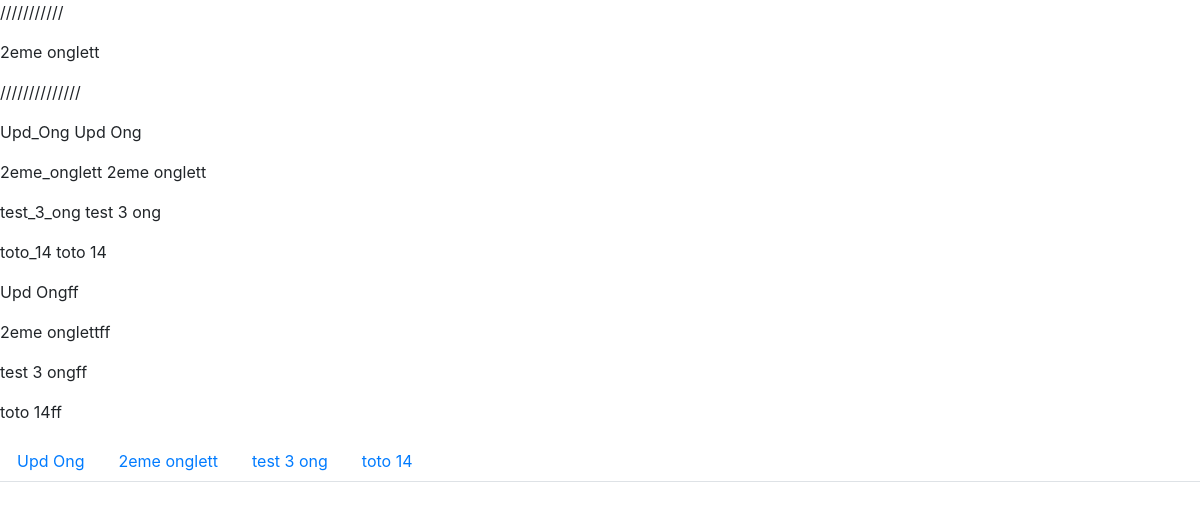
/tes/2eme onglett, run on the app's committed database.
### app/models.py (models this page shows)
class Onglet(models.Model):
    nom = models.CharField(max_length = 50)
    created_by = models.ForeignKey(User, on_delete=models.CASCADE)
    created_at = models.DateTimeField(auto_now_add=True)
    class Meta:
        db_table = 'onglet'

### app/views.py (the view)
# urls.py: path("tes/<str:nom_onglet>",testonglet,name="testonglet"),
def testonglet(request, nom_onglet):
    onglets = Onglet.objects.all()
    dico = {}
    i = 0
    nom_ong = nom_onglet.replace("-", "_")
    for ong in onglets:
        dico[ong.nom] = i
        i+=1
    chaine = " un deux trois"
    return render(request, "test_onglet.html",locals())

### templates/test_onglet.html (shortened to what this page needs)
<!DOCTYPE html>
<html lang="en">
{% load static %}
  <head>
    <link rel="stylesheet" type="text/css" href="{% static 'style.css' %}"/>
    <link
      rel="stylesheet"
      href="https://stackpath.bootstrapcdn.com/bootstrap/4.4.1/css/bootstrap.min.css"
    />
  </head>
  <body>
<p>///////////</p>
<p> {{nom_ong}}</p>
<p>//////////////</p>
{% for key, value in dico.items %}
    <p>{{ key.split|join:"_" }}   {{key}}</p>
{% endfor %}
{% for onglet in onglets %}
<p>{{onglet.nom}}ff</p>
   {% endfor %}
<nav>
  <div class="nav nav-tabs" id="nav-tab" role="tablist">
  {% for key,value in dico.items %}
        {% if key.split|join:"-" == nom_onglet %}
            <a class="nav-item nav-link active" id="nav-{{ key.split|join:"_" }}-tab" data-toggle="tab" href="#nav-{{ key.split|join:"_" }}" role="tab" aria-controls="nav-{{ key.split|join:"_" }}" aria-selected="true">{{key}}</a>
        {% else %}
            <a class="nav-item nav-link" id="nav-{{ key.split|join:"_" }}-tab" data-toggle="tab" href="#nav-{{ key.split|join:"_" }}" role="tab" aria-controls="nav-{{ key.split|join:"_" }}" aria-selected="true">{{key}}</a>
        {% endif %}
   {% endfor %}
  </div>
</nav>
  </body>
</html>

### data on the page
Onglet: nom "2eme onglett", dico "2eme onglett", dico "2eme onglett"
Onglet: dico "Upd Ong", nom "Upd Ong", dico "Upd Ong"
Onglet: dico "test 3 ong", nom "test 3 ong", dico "test 3 ong"
Onglet: dico "toto 14", nom "toto 14", dico "toto 14"

### other printed values
{{ key.split|join:"_" }} "Upd_Ong" "2eme_onglett" "test_3_ong" "toto_14"
